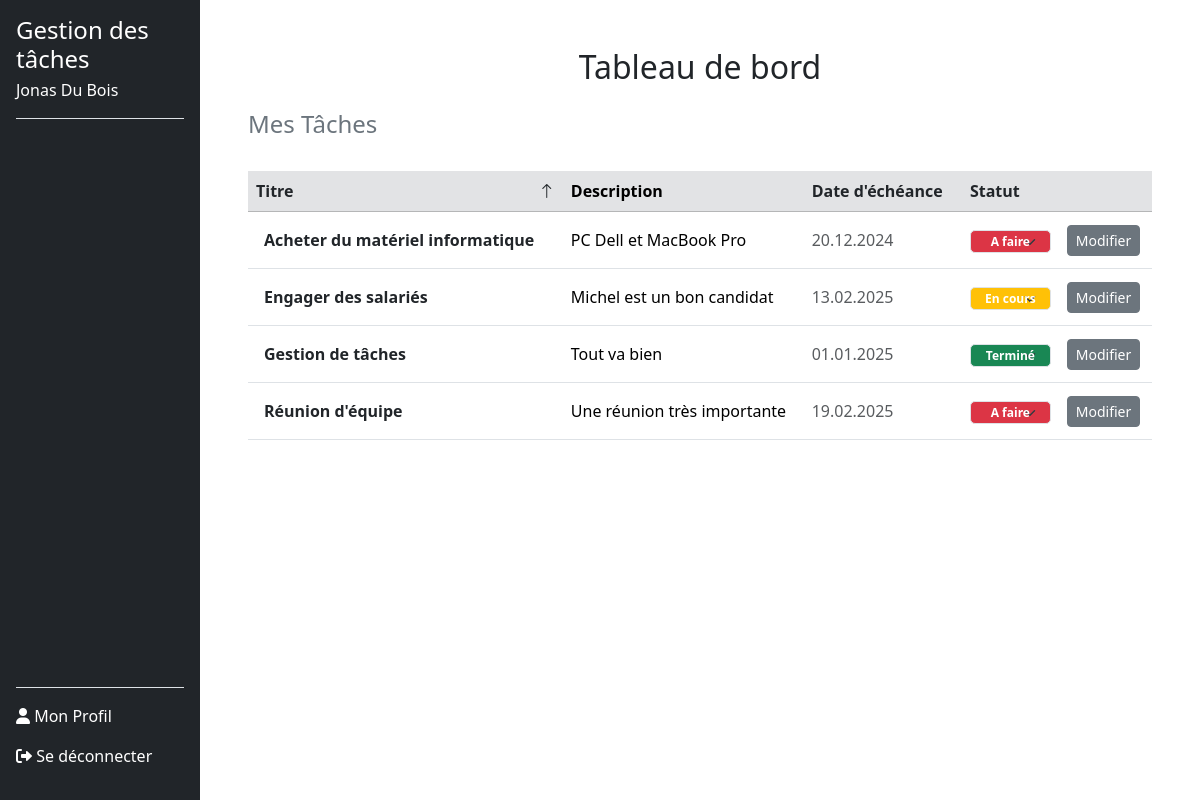
The page /dashboard.php (signed in) on the database as committed earlier.
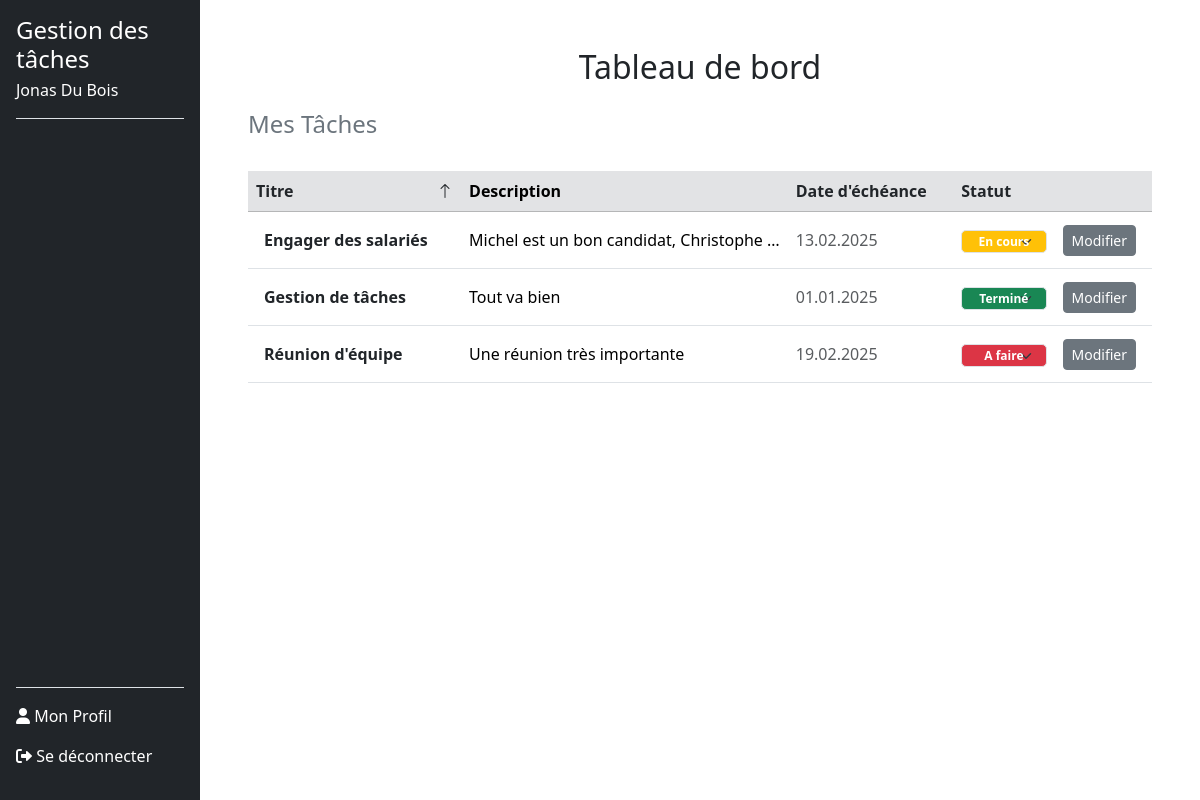
The same page on the database as committed later.
### tables this page shows
CREATE TABLE users (
        id INTEGER PRIMARY KEY AUTOINCREMENT,
        nom VARCHAR(120) NOT NULL,
        prenom VARCHAR(120) NOT NULL,
        email VARCHAR(120) NOT NULL UNIQUE,
        noTel VARCHAR(20) NOT NULL UNIQUE,
        motDePasse VARCHAR(255) NOT NULL,
        token VARCHAR(255) DEFAULT NULL,
        is_confirmed BOOLEAN DEFAULT 0
    );

CREATE TABLE tasks (
        id INTEGER PRIMARY KEY AUTOINCREMENT,
        userId INTEGER NOT NULL,
        titre TEXT NOT NULL,
        description TEXT DEFAULT NULL,
        dateEcheance DATE DEFAULT NULL,
        statut TEXT CHECK(statut IN ('a_faire', 'en_cours', 'termine')) DEFAULT 'a_faire',
        createdAt TIMESTAMP DEFAULT CURRENT_TIMESTAMP, 
        FOREIGN KEY (userId) REFERENCES users(id) ON DELETE CASCADE
    );

### src/dbManager/DbManagerCRUD.php (called while the page is built, shortened)
<?php
class DbManagerCRUD implements I_ApiCRUD
{
    private $db;
    public function __construct()
    {
        $config = parse_ini_file(__DIR__ . '/../config/db.ini');
        $dsn = $config['dsn'];
        $username = $config['username'];
        $password = $config['password'];
        $this->db = new \PDO($dsn, $username, $password);
    }
    public function rendPersonnes(string $email): array
    {
        $sql = "SELECT * FROM users WHERE email = :email;";
        $stmt = $this->db->prepare($sql);
        $stmt->bindParam(':email', $email, \PDO::PARAM_STR);
        try {
            $stmt->execute();
            $donnees = $stmt->fetchAll(\PDO::FETCH_ASSOC);
            $tabUsers = [];
            foreach ($donnees as $donneesUser) {
                $user = new Users(
                    $donneesUser["prenom"],
                    $donneesUser["nom"],
                    $donneesUser["email"],
                    $donneesUser["noTel"],
                    $donneesUser["motDePasse"],
                    $donneesUser["id"]
                );
                $tabUsers[] = $user;
            }
            return $tabUsers;
        } catch (\PDOException $e) {
            error_log("Erreur lors de la récupération des utilisateurs : " . $e->getMessage());
            return [];
        }
    }
    public function getTasksByUserIdSorted(int $userId, string $sortColumn = 'titre', string $order = 'ASC'): array
    {
        $validSortColumns = ['titre', 'dateEcheance', 'statut'];
        $validOrders = ['ASC', 'DESC'];
        if (!in_array($sortColumn, $validSortColumns)) {
            $sortColumn = 'titre';
        }
        try {
            $query = "
            SELECT t.id, t.titre, t.description, t.dateEcheance, t.statut, t.createdAt
            FROM tasks t
            JOIN task_users tu ON t.id = tu.taskId
            WHERE tu.userId = :userId
            ORDER BY $sortColumn $order
        ";
            $stmt = $this->db->prepare($query);
            $stmt->bindValue(':userId', $userId, \PDO::PARAM_INT);
            $stmt->execute();
            $tasks = [];
            while ($taskData = $stmt->fetch(\PDO::FETCH_ASSOC)) {
                $stmtUsers = $this->db->prepare("SELECT userId FROM task_users WHERE taskId = :taskId");
                $stmtUsers->bindValue(':taskId', $taskData['id']);
                $stmtUsers->execute();
                $userIds = $stmtUsers->fetchAll(\PDO::FETCH_COLUMN);
                $tasks[] = new Task(
                    $taskData['titre'],
                    $taskData['description'],
                    $userIds,
                    $taskData['dateEcheance'],
                    $taskData['statut'],
                    $taskData['id']
                );
            }
            return $tasks;
        } catch (\PDOException $e) {
            throw new \Exception('Erreur lors de la récupération des tâches triées : ' . $e->getMessage());
        }
    }
}

### Includes/functions.php (called while the page is built, shortened)
<?php
function getUserByEmail($email, $dbManager) {
    $userInfoArray = $dbManager->rendPersonnes($email);
    return !empty($userInfoArray) ? $userInfoArray[0] : null;
}
function getStatusBadgeClass(string $statut): string
{
    $badgeClasses = [
        'À faire' => 'bg-danger',
        'En cours' => 'bg-warning',
        'Terminé' => 'bg-success',
    ];
    return $badgeClasses[$statut] ?? 'bg-secondary';
}
function getSortOrder(string $column): string
{
    $currentSort = $_GET['sort'] ?? '';
    return 'ASC';
}
?>

### src/dbManager/Users.php (called while the page is built, shortened)
<?php
class Users {
    private $id;
    private $nom;
    private $prenom;
    public function __construct(string $prenom, string $nom, string $email, string $noTel, string $motDePasse ,int $id = 0) {
        $this->prenom = $prenom;
        $this->nom = $nom;
        $this->id = $id;
    }
    public function rendId(): int {
        return (int)$this->id;
    }
    public function rendPrenom(): string {
        return $this->prenom;
    }
    public function rendNom(): string {
        return $this->nom;
    }
}

### src/dbManager/Task.php (called while the page is built, shortened)
<?php
class Task
{
    private $titre;
    private $description;
    private $dateEcheance;
    private $statut;
    public function __construct(
        string $titre,
        string $description = null,
        array $userIds = null,
        string $dateEcheance = null,
        string $statut = 'a_faire',
        int $id = 0,
    ) {
        $this->titre = $titre;
        $this->description = $description;
        $this->dateEcheance = $dateEcheance;
        $this->statut = $statut;
    }
    private function isValidDate(string $date): bool
    {
        $d = DateTime::createFromFormat('Y-m-d', $date);
        return $d && $d->format('Y-m-d') === $date;
    }
    public function rendTitre(): string
    {
        return $this->titre;
    }
    public function rendDescription(): ?string
    {
        return $this->description;
    }
    public function getFormattedDateEcheance(): ?string
    {
        if ($this->dateEcheance) {
            $d = DateTime::createFromFormat('Y-m-d', $this->dateEcheance);
            return $d ? $d->format('d.m.Y') : null;
        }
        return null;
    }
    public function getFormattedStatut(): string
    {
        $statutTraduction = [
            'a_faire' => 'À faire',
            'en_cours' => 'En cours',
            'termine' => 'Terminé',
        ];
        return $statutTraduction[$this->statut] ?? 'Inconnu';
    }
}

### dashboard.php (the view, shortened to what this page needs)
<?php
require_once 'includes/functions.php';
$dbManager = new DbManagerCRUD();
$email = $_SESSION['email_user'] ?? null;
$userInfo = getUserByEmail($email, $dbManager);
$userId = $userInfo->rendId();
$sortColumn = $_GET['sort'] ?? 'title';
$order = $_GET['order'] ?? 'ASC';
$taches = $dbManager->getTasksByUserIdSorted($userId, $sortColumn, $order);
?>
<!DOCTYPE html>
<html lang="fr">
<head>
    <link href="https://cdn.jsdelivr.net/npm/bootstrap@5.3.3/dist/css/bootstrap.min.css" rel="stylesheet">
    <link href="https://cdn.jsdelivr.net/npm/bootstrap-icons/font/bootstrap-icons.css" rel="stylesheet">
</head>
<body>
    <div class="container-fluid">
        <div class="row">
            <?php include 'Includes/sidebar.php'; ?>
            <div class="main-content ms-auto col-md-9 col-lg-10 p-5">
                <h2 class="text-center mb-4">Tableau de bord</h2>
                <h4 class="text-secondary">Mes Tâches</h4>
                <?php if (empty($taches)): ?>
                    <div class="alert alert-info mt-4" role="alert">
                        <p>Aucune tâche assignée pour le moment.</p>
                    </div>
                <?php else: ?>
                    <div class="table-responsive pt-4">
                        <table class="table table-hover align-middle">
                            <thead class="table-secondary">
                                <tr>
                                    <th scope="col">
                                        <a href="?sort=title&order=<?php echo getSortOrder('title'); ?>" class="text-decoration-none text-dark">
                                            Titre
                                            <i class="bi <?php echo $sortColumn === 'title' ? ($order === 'ASC' ? 'bi-arrow-up' : 'bi-arrow-down') : ''; ?>"></i>
                                        </a>
                                    </th>
                                    <th scope="col">Description</th>
                                    <th scope="col">
                                        <a href="?sort=date_echeance&order=<?php echo getSortOrder('date_echeance'); ?>" class="text-decoration-none text-dark">
                                            Date d'échéance
                                        </a>
                                    </th>
                                    <th scope="col">
                                        <a href="?sort=statut&order=<?php echo getSortOrder('statut'); ?>" class="text-decoration-none text-dark">
                                            Statut
                                        </a>
                                    </th>
                                    <th scope="col"></th>
                                </tr>
                            </thead>
                            <tbody>
                                <?php foreach ($taches as $task): ?>
                                    <tr>
                                        <td scope="row" class="fw-bold text-dark p-3"><?php echo htmlspecialchars($task->rendTitre()); ?></td>
                                        <td class="text-truncate" style="max-width: 300px;">
                                            <?php echo htmlspecialchars($task->rendDescription()); ?>
                                        </td>
                                        <td class="text-muted"><?php echo htmlspecialchars($task->getFormattedDateEcheance()); ?></td>
                                        <td>
                                            <form method="POST" action="">
                                                <select name="statut" class="statutActu form-select text-white badge <?php echo getStatusBadgeClass($task->getFormattedStatut()); ?>" style="max-width: 150px;" onchange="this.form.submit()">
                                                    <?php foreach (['À faire', 'En cours', 'Terminé'] as $status): ?>
                                                        <option value="<?php echo htmlspecialchars($status); ?>" <?php echo $status === $task->getFormattedStatut() ? 'selected' : ''; ?>>
                                                            <?php echo htmlspecialchars($status); ?>
                                                        </option>
                                                    <?php endforeach; ?>
                                                </select>
                                            </form>
                                        </td>
                                        <td>
                                            <form method="GET" action="task_details.php">
                                                <button type="submit" class="btn btn-secondary btn-sm">Modifier</button>
                                            </form>
                                        </td>
                                    </tr>
                                <?php endforeach; ?>
                            </tbody>
                        </table>
                    </div>
                <?php endif; ?>
            </div>
        </div>
    </div>
</body>
</html>

### Includes/sidebar.php (shortened to what this page needs)
<?php
$email = $_SESSION['email_user'];
$dbManager = new DbManagerCRUD();
$users = $dbManager->rendPersonnes($email);
if (!empty($users)) {
    $user = $users[0];
    $userName = $user->rendPrenom() . ' ' . $user->rendNom();
} else {
    $userName = 'Utilisateur inconnu';
}
?>
<link href="https://cdnjs.cloudflare.com/ajax/libs/font-awesome/6.0.0-beta3/css/all.min.css" rel="stylesheet">
<div class="col-md-3 col-lg-2 bg-dark text-white sidebar position-fixed vh-100 d-flex flex-column p-3">
    <div class="border-bottom">
        <h4 class="mb-0">Gestion des tâches</h4>
        <p class="mt-1"><?= htmlspecialchars($userName) ?></p>
    </div>
    <ul class="nav nav-pills flex-column mb-auto pt-3">
    </ul>
    <div class="mt-auto border-top pt-3">
        <a href="profile.php" class="nav-link text-white pb-3<?= basename($_SERVER['PHP_SELF']) == 'profile.php' ? ' active' : '' ?>">
            <i class="fas fa-user"></i> Mon Profil
        </a>
        <a href="logout.php" class="nav-link text-white pb-3">
            <i class="fas fa-sign-out-alt"></i> Se déconnecter
        </a>
    </div>
</div>

### dashboard.php (style rules this page uses)
select { width: 150px; }
select option { background-color: white; color: #000; }
th a { display: flex; align-items: center; justify-content: space-between; text-decoration: none; }
th i { margin-left: 5px; }
td select { padding-right: 20px; }
.statutActu { width: 100%; border-radius: 5px; }
.badge { text-align: center; padding-left: 12px; padding-right: 12px; }
.table th, .table td { vertical-align: middle; }

Rows that differ between the two databases and show on the page:
removed tasks: titre "Acheter du matériel informatique", description "PC Dell et MacBook Pro", dateEcheance "20.12.2024", statut "À faire"
changed tasks "Engager des salariés": description "Michel est un bon candidat" → "Michel est un bon candidat, Christophe…"
